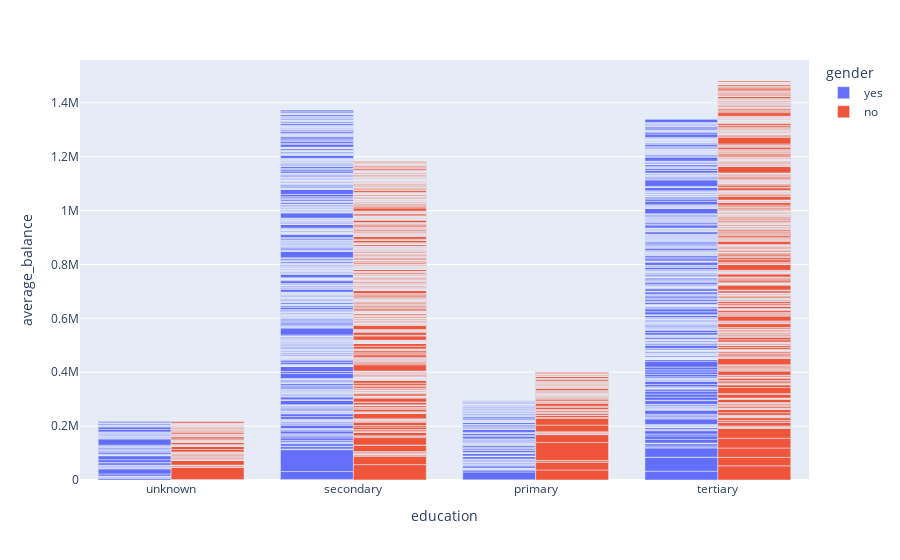

Notebook source saved alongside this figure:
### Code cell
fig = px.bar(df_ret_4, x="education", y="average_balance", color="gender", barmode="group")
fig.show() #categories of the prediction

### Figure 1 — Plotly figure (JSON) as saved in the notebook; plotly's stock layout.template omitted (floating-point values rounded to 4 significant figures; data arrays with more than 128 entries replaced by an {"elided": "..."} marker saying what was removed)
{"data": [{"alignmentgroup": "True", "hovertemplate": "gender=yes<br>education=%{x}<br>average_balance=%{y}<extra></extra>", "legendgroup": "yes", "marker": {"color": "#636efa", "pattern": {"shape": ""}}, "name": "yes", "offsetgroup": "yes", "orientation": "v", "showlegend": true, "textposition": "auto", "type": "bar", "x": {"elided": "1521 str values"}, "xaxis": "x", "y": {"elided": "1521 float values"}, "yaxis": "y"}, {"alignmentgroup": "True", "hovertemplate": "gender=no<br>education=%{x}<br>average_balance=%{y}<extra></extra>", "legendgroup": "no", "marker": {"color": "#EF553B", "pattern": {"shape": ""}}, "name": "no", "offsetgroup": "no", "orientation": "v", "showlegend": true, "textposition": "auto", "type": "bar", "x": {"elided": "1479 str values"}, "xaxis": "x", "y": {"elided": "1479 float values"}, "yaxis": "y"}], "layout": {"barmode": "group", "legend": {"title": {"text": "gender"}, "tracegroupgap": 0}, "margin": {"t": 60}, "xaxis": {"anchor": "y", "domain": [0, 1], "title": {"text": "education"}}, "yaxis": {"anchor": "x", "domain": [0, 1], "title": {"text": "average_balance"}}}}
